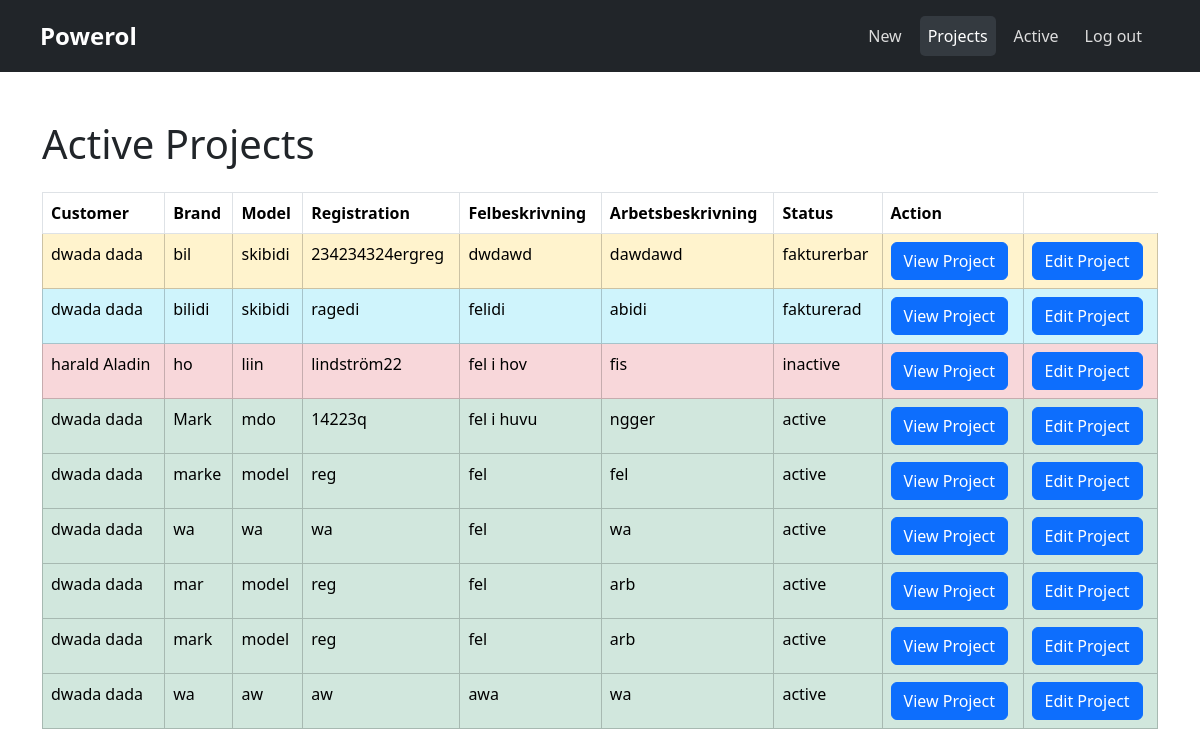
Before: /all_projects.php (signed in) with the older database file.
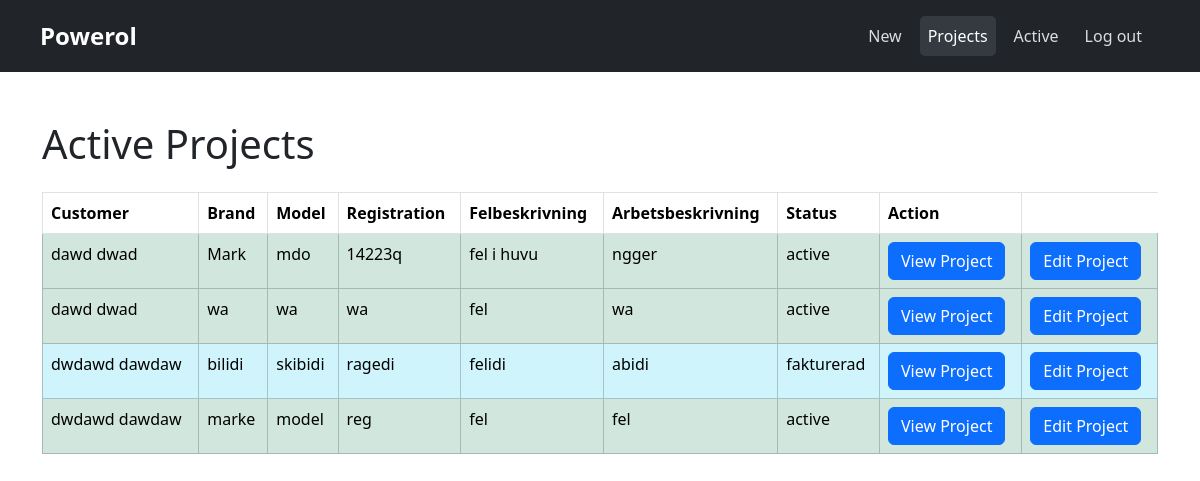
After: the same page with the newer database file.
### tables this page shows
CREATE TABLE `table_projekt` (
  `id_projekt` int(11) NOT NULL,
  `pt_felbeskrivning` varchar(520) NOT NULL,
  `pt_arbetsbeskrivning` varchar(520) NOT NULL,
  `pt_status_fk` int(11) NOT NULL,
  `customer_fk` int(11) DEFAULT NULL,
  `created_by_user_fk` int(11) NOT NULL,
  `car_brand` varchar(255) NOT NULL,
  `car_model` varchar(255) NOT NULL,
  `car_reg` varchar(255) NOT NULL,
  `fk_produkter` int(11) DEFAULT NULL
);

CREATE TABLE `table_status` (
  `id_status` int(11) NOT NULL,
  `status_name` varchar(50) NOT NULL
);

### all_projects.php (the view, shortened to what this page needs)
<?php
include_once 'includes/header.php';
echo "<div class='container mt-5'>";
echo "<h1 class='mb-4'>Active Projects</h1>";
try {
    $stmt = $pdo->query("
        SELECT
            p.id_projekt,
            CONCAT(c.cust_fname, ' ', c.cust_lname) AS customer_name,
            p.pt_felbeskrivning,
            p.pt_arbetsbeskrivning,
            p.car_brand,
            p.car_model,
            p.car_reg,
            s.status_name, -- Fetching the status name from table_status
            p.pt_status_fk
        FROM table_projekt p
        JOIN table_customer c ON p.customer_fk = c.id_cust
        JOIN table_status s ON p.pt_status_fk = s.id_status
    ");
    if ($stmt->rowCount() > 0) {
        echo "<table class='table table-bordered table-hover'>
                <thead class='thead-dark'>
                    <tr>
                        <th>Customer</th>
                        <th>Brand</th>
                        <th>Model</th>
                        <th>Registration</th>
                        <th>Felbeskrivning</th>
                        <th>Arbetsbeskrivning</th>
                        <th>Status</th>
                        <th>Action</th>
                    </tr>
                </thead>
                <tbody>";
        foreach ($stmt as $row) {
            $color_class = '';
            switch ($row['pt_status_fk']) {
                case 1:
                    $color_class = 'table-success';
                    break;
                case 2:
                    $color_class = 'table-danger';
                    break;
                case 3:
                    $color_class = 'table-warning';
                    break;
                case 4:
                    $color_class = 'table-info';
                    break;
            }
            $felbeskrivning = strlen($row['pt_felbeskrivning']) > 100
                ? substr($row['pt_felbeskrivning'], 0, 100) . '...'
                : $row['pt_felbeskrivning'];
            $arbetsbeskrivning = strlen($row['pt_arbetsbeskrivning']) > 100
                ? substr($row['pt_arbetsbeskrivning'], 0, 100) . '...'
                : $row['pt_arbetsbeskrivning'];
            echo "<tr class='$color_class'>
                    <td>" . $row['customer_name'] . "</td>
                    <td>" . $row['car_brand'] . "</td>
                    <td>" . $row['car_model'] . "</td>
                    <td>" . $row['car_reg'] . "</td>
                    <td>" . $felbeskrivning . "</td>
                    <td>" . $arbetsbeskrivning . "</td>
                    <td>" . $row['status_name'] . "</td>
                    <td>
                        <a href='single-project.php?id=" . $row['id_projekt'] . "' class='btn btn-primary'>View Project</a>
                    </td>
                    <td>
                        <a href='edit-single-project.php?id=" . $row['id_projekt'] . "' class='btn btn-primary'>Edit Project</a>
                    </td>
                  </tr>";
        }
        echo "</tbody></table>";
    } else {
        echo "<div class='alert alert-info' role='alert'>No active projects found.</div>";
    }
} catch (PDOException $e) {
    echo "<div class='alert alert-danger' role='alert'>Error: " . $e->getMessage() . "</div>";
}
echo "</div>";
?>

### includes/header.php (shortened to what this page needs)
<?php
$menuLinks = array(
    array(
      "title" => "New",
      "url" => "newproject.php"
    ),
    array(
      "title" => "Projects",
      "url" => "all_projects.php"
    ),
  array(
    "title" => "Active",
    "url" => "active_projects.php"
  )
);
?>
<!DOCTYPE html>
<html>
<head>
<link href="https://cdn.jsdelivr.net/npm/bootstrap@5.3.3/dist/css/bootstrap.min.css" rel="stylesheet">
<link rel="stylesheet" href="assets/css/style.css">
</head>
<body>
<header class="container-fluid bg-dark">
    <nav class="navbar navbar-expand-lg navbar-dark bg-dark">
        <div class="container-fluid">
            <a class="navbar-brand" href="#">Powerol</a>
            <div class="collapse navbar-collapse justify-content-end" id="navbarNav">
                <ul class="navbar-nav">
                    <?php
                    if(isset($_SESSION['user_id'])){
                        foreach($menuLinks as $menuItem){
                            $activeClass = ($_SERVER['PHP_SELF'] === '/' . $menuItem['url']) ? 'active' : '';
                            echo "<li class='nav-item'>
                                <a class='nav-link $activeClass' href='{$menuItem['url']}'>{$menuItem['title']}</a>
                            </li>";
                        }
                    }
                    if(isset($_SESSION['user_id'])){
                        echo "<li class='nav-item'>
                            <a class='nav-link' href='?logout=1'>Log out</a>
                        </li>";
                    }
                    ?>
                </ul>
            </div>
        </div>
    </nav>
</header>
</body>
</html>

Changed rows visible on the page:
no longer on this page (row edited): table_projekt: customer_name "dwada dada", car_brand "bil", car_model "skibidi", car_reg "234234324ergreg", pt_felbeskrivning "dwdawd", pt_arbetsbeskrivning "dawdawd", pt_status_fk.status_name "fakturerbar"
removed table_projekt: customer_name "harald Aladin", car_brand "ho", car_model "liin", car_reg "lindström22", pt_felbeskrivning "fel i hov", pt_arbetsbeskrivning "fis", pt_status_fk.status_name "inactive"
removed table_projekt: customer_name "dwada dada", car_brand "mar", car_model "model", car_reg "reg", pt_felbeskrivning "fel", pt_arbetsbeskrivning "arb", pt_status_fk.status_name "active"
removed table_projekt: customer_name "dwada dada", car_brand "mark", car_model "model", car_reg "reg", pt_felbeskrivning "fel", pt_arbetsbeskrivning "arb", pt_status_fk.status_name "active"
removed table_projekt: customer_name "dwada dada", car_brand "wa", car_model "aw", car_reg "aw", pt_felbeskrivning "awa", pt_arbetsbeskrivning "wa", pt_status_fk.status_name "active"
changed table_projekt "Mark": customer_name "dwada dada" → "dawd dwad"; moves up the list
changed table_projekt "wa": customer_name "dwada dada" → "dawd dwad"; moves up the list
changed table_projekt "bilidi": customer_name "dwada dada" → "dwdawd dawdaw"
changed table_projekt "marke": customer_name "dwada dada" → "dwdawd dawdaw"
